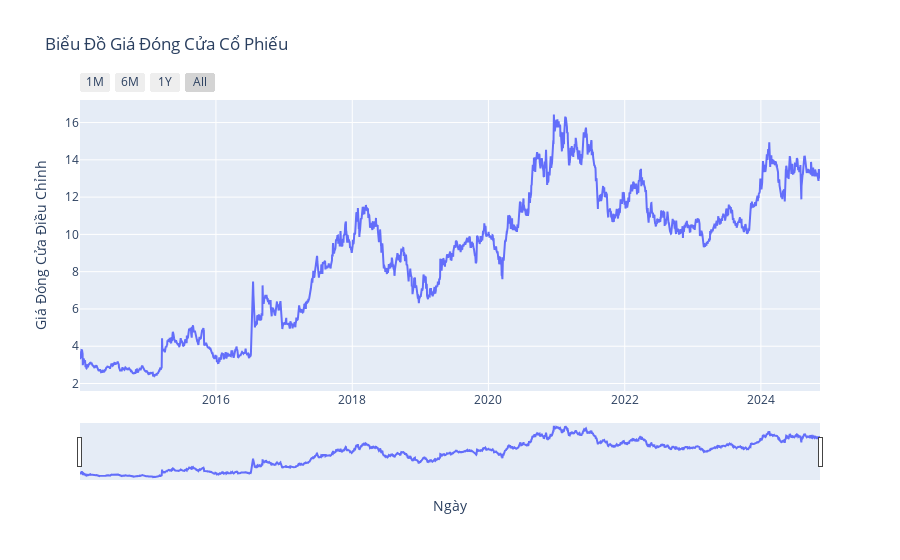

Notebook cell for this chart:
### Code cell
# Tạo biểu đồ
fig = go.Figure()

# Thêm dữ liệu vào biểu đồ
fig.add_trace(go.Scatter(x=data['Date'], y=data['Adj Close'],
                         mode='lines', name='Giá Đóng Cửa Điều Chỉnh'))

# Cập nhật layout với slider
fig.update_layout(
    title='Biểu Đồ Giá Đóng Cửa Cổ Phiếu',
    xaxis_title='Ngày',
    yaxis_title='Giá Đóng Cửa Điều Chỉnh',
    xaxis_rangeslider_visible=True,  # Hiện thanh kéo
    xaxis=dict(
        rangeselector=dict(
            buttons=list([
                dict(count=1, label='1M', step='month', stepmode='backward'),
                dict(count=6, label='6M', step='month', stepmode='backward'),
                dict(label='1Y', step='year', stepmode='backward'),
                dict(label='All', step='all')
            ])
        )
    )
)

# Hiển thị biểu đồ
fig.show()

### Figure 1 — Plotly figure (JSON) as saved in the notebook; plotly's stock layout.template omitted (floating-point values rounded to 4 significant figures; data arrays with more than 128 entries replaced by an {"elided": "..."} marker saying what was removed)
{"data": [{"mode": "lines", "name": "Giá Đóng Cửa Điều Chỉnh", "type": "scatter", "x": {"elided": "2736 str values"}, "y": {"elided": "2736 float values"}}], "layout": {"title": {"text": "Biểu Đồ Giá Đóng Cửa Cổ Phiếu"}, "xaxis": {"rangeselector": {"buttons": [{"count": 1, "label": "1M", "step": "month", "stepmode": "backward"}, {"count": 6, "label": "6M", "step": "month", "stepmode": "backward"}, {"label": "1Y", "step": "year", "stepmode": "backward"}, {"label": "All", "step": "all"}]}, "rangeslider": {"visible": true}, "title": {"text": "Ngày"}}, "yaxis": {"title": {"text": "Giá Đóng Cửa Điều Chỉnh"}}}}
